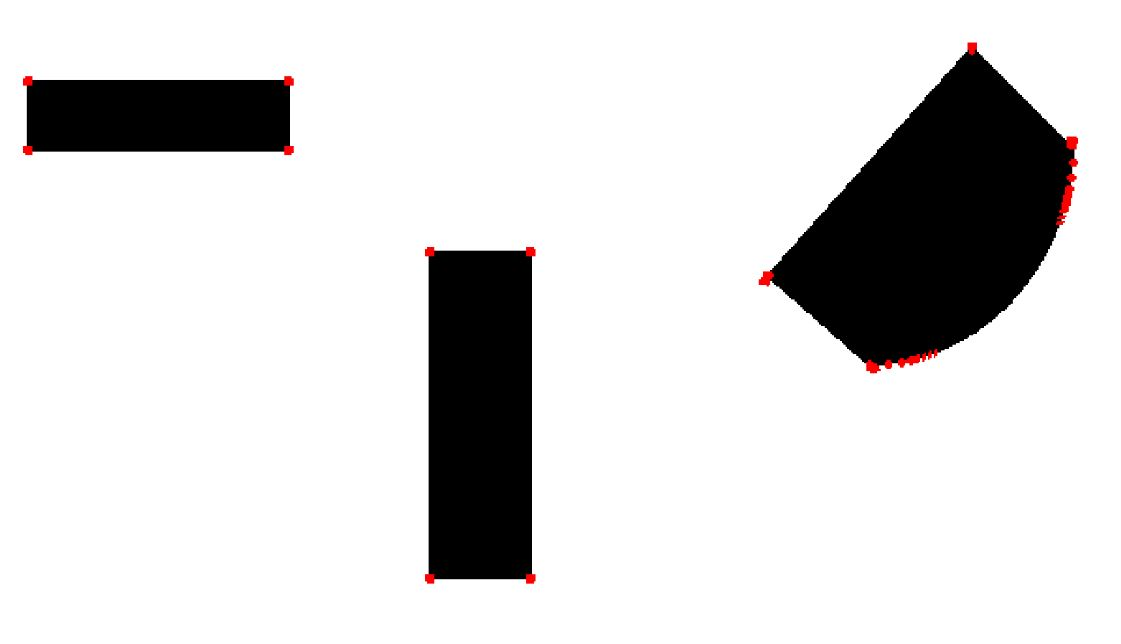
#> input picture project4/testimage_harris.JPG, 1121 x 644 px
$ python -i project4.py   (imports and definitions only)   (older library calls are emulated)
#> lines starting #> are read from the running program, lines starting #| are printed output that depends on the picture
#> further down, picture is the input picture: shape (644, 1121, 3); mean B, G, R 216.4, 216.4, 217
import cv2
import numpy as np

# applies linearly separable Gaussian filters
def gaussianThatShit(img):
    gaussian = cv2.getGaussianKernel(ksize=5, sigma=3)
    img = cv2.filter2D(img, cv2.CV_16S, gaussian)
    img = cv2.filter2D(img, cv2.CV_16S, gaussian.T)
    return img

# Harris detection function to assign R-values to pixels which are considered to be edges
def HarrisDetector(img,k = 0.04):
#> called with k = 0.04
    grey = cv2.cvtColor(img, cv2.COLOR_BGR2GRAY)

    # kernels
    vertical_sobel = np.asarray([[-1, 0, 1], [-2, 0, 2], [-1, 0, 1]])
    horizontal_sobel = np.transpose(vertical_sobel)
    gaussian = cv2.getGaussianKernel(ksize=5, sigma=3)

    Ix = cv2.filter2D(grey, cv2.CV_16S, vertical_sobel)
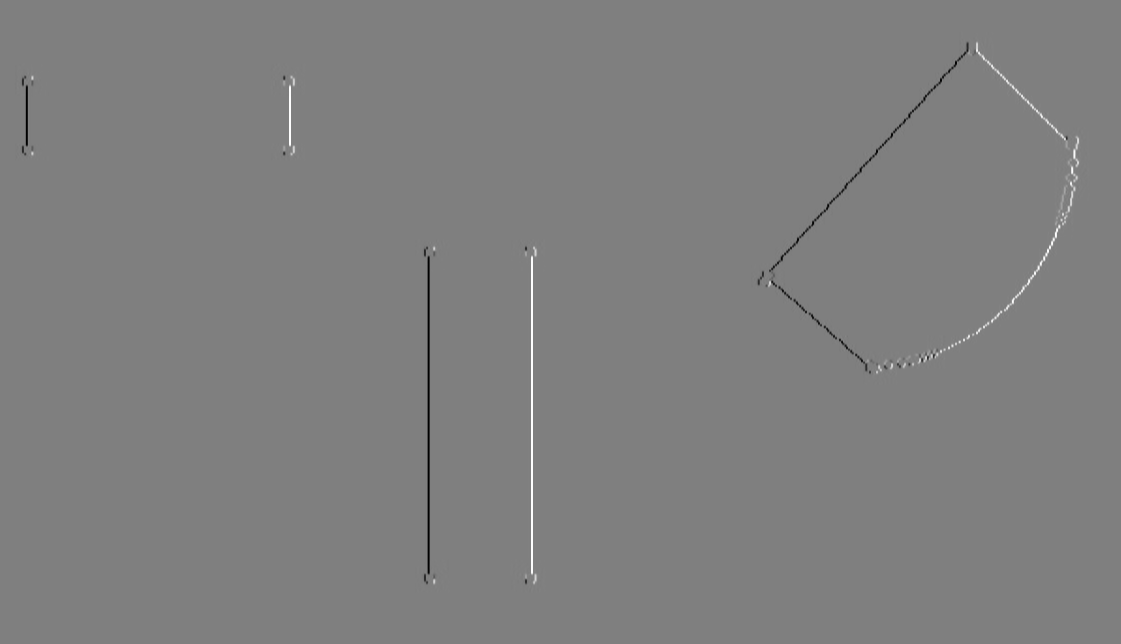
#> Ix: shape (644, 1121) int16; min -1020, max 1020, mean 0; drawn with min black and max white
    Iy = cv2.filter2D(grey, cv2.CV_16S, horizontal_sobel)

    Ixx = Ix ** 2
    Iyy = Iy ** 2
    Ixy = Ix * Iy

    g_Ixx = gaussianThatShit(Ixx)
    g_Iyy = gaussianThatShit(Iyy)
    g_Ixy = gaussianThatShit(Ixy)

    height = grey.shape[0]
#> height = 644
    width = grey.shape[1]
#> width = 1121

    r_vals = np.zeros((height, width))
    for x in range(height):
        for y in range(width):
            A = [ [ g_Ixx[x][y], g_Ixy[x][y] ], [ g_Ixy[x][y], g_Iyy[x][y] ] ]
            r_vals[x][y] = np.linalg.det(A) - k * (np.trace(A) ** 2)
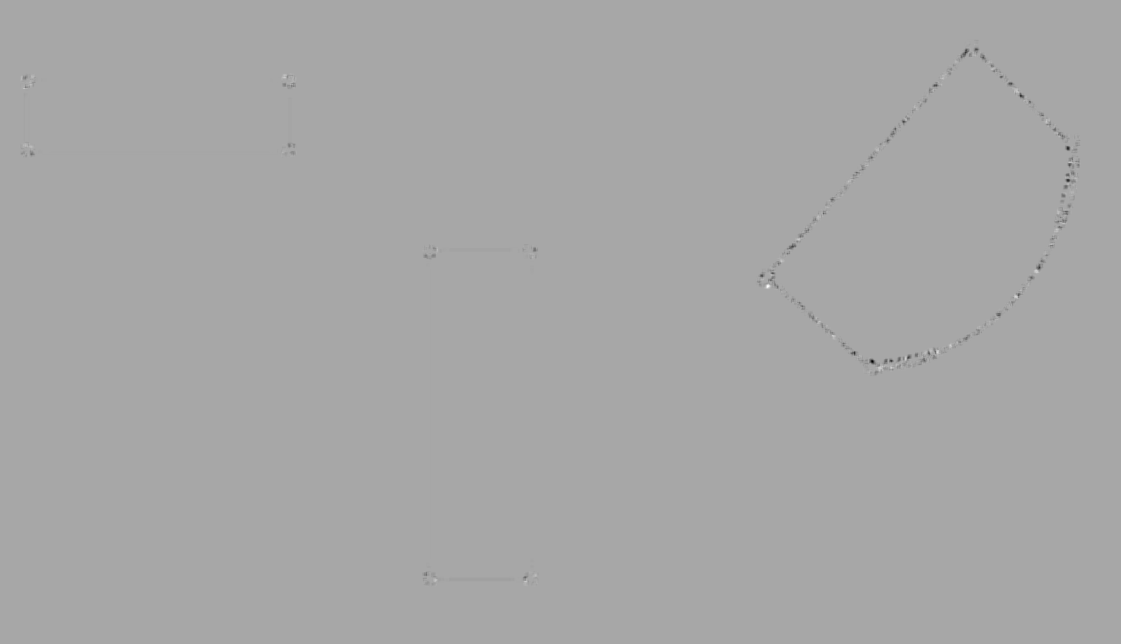
#> r_vals: shape (644, 1121) float64; min -126039718.2, max 65481102.2, mean -91400; drawn with min black and max white

    return r_vals


# suppresses local R-values into one maximum
# [36 lines left out: function SuppressNonMax, not called in this run]

############################################################################################################################################

def im2single(im):
    im = im.astype(np.float32) / 255
    return im

# [4 lines left out: function single2im, not called in this run]

def load_image(path):
    return im2single(cv2.imread(path))[:, :, ::-1]

def save_image(path, im):
    return cv2.imwrite(path, single2im(im.copy())[:, :, ::-1])

>>> import cv2
>>> picture = cv2.imread('testimage_harris.JPG')
>>> result = HarrisDetector(picture)
